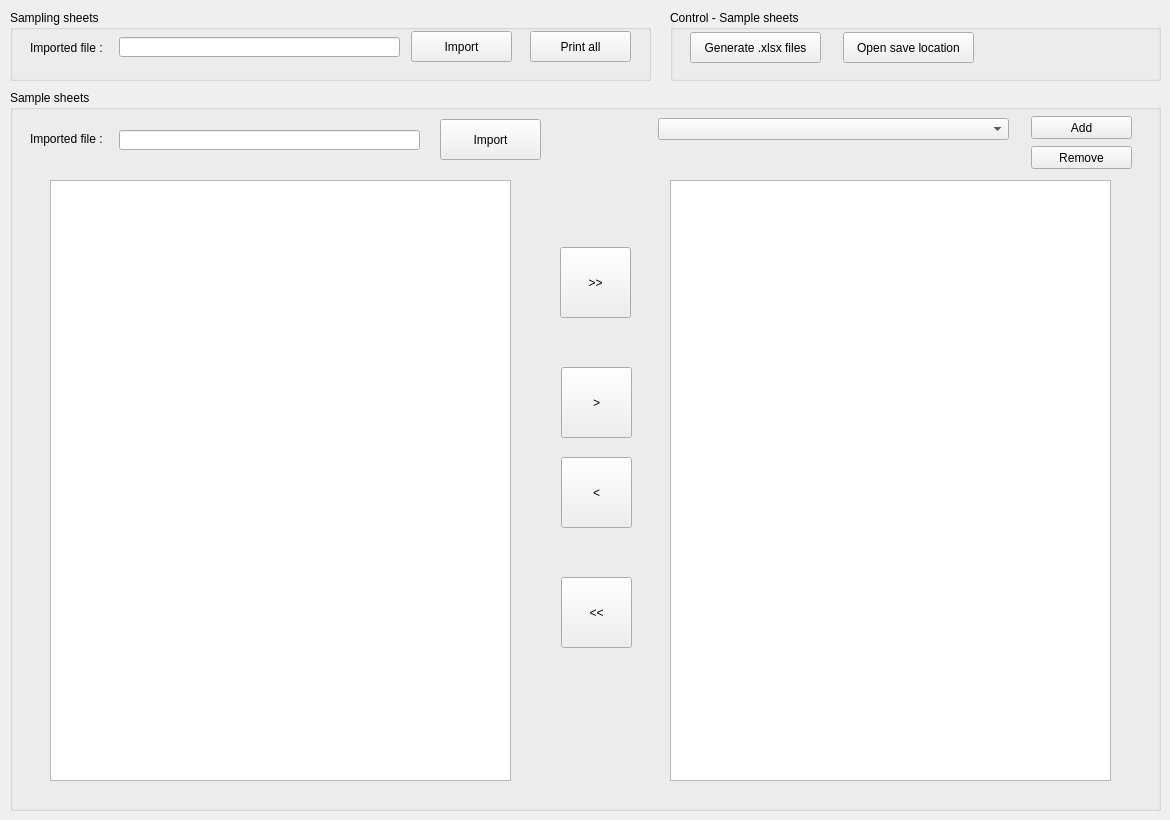
    <widget class="QWidget" name="sheets">
     <attribute name="title">
      <string>Sheets</string>
     </attribute>
     <widget class="QGroupBox" name="groupBox_5">
      <property name="geometry">
       <rect>
        <x>10</x>
        <y>10</y>
        <width>641</width>
        <height>71</height>
       </rect>
      </property>
      <property name="title">
       <string>Sampling sheets</string>
      </property>
      <widget class="QLineEdit" name="line_import_raw_sampling">
       <property name="geometry">
        <rect>
         <x>109</x>
         <y>27</y>
         <width>281</width>
         <height>20</height>
        </rect>
       </property>
       <property name="readOnly">
        <bool>true</bool>
       </property>
      </widget>
      <widget class="QLabel" name="Import">
       <property name="geometry">
        <rect>
         <x>20</x>
         <y>30</y>
         <width>91</width>
         <height>16</height>
        </rect>
       </property>
       <property name="text">
        <string>Imported file : </string>
       </property>
      </widget>
      <widget class="QPushButton" name="btn_import_raw_sampling">
       <property name="geometry">
        <rect>
         <x>401</x>
         <y>21</y>
         <width>101</width>
         <height>31</height>
        </rect>
       </property>
       <property name="text">
        <string>Import</string>
       </property>
      </widget>
      <widget class="QPushButton" name="btn_print_samplingsheets">
       <property name="geometry">
        <rect>
         <x>520</x>
         <y>21</y>
         <width>101</width>
         <height>31</height>
        </rect>
       </property>
       <property name="text">
        <string>Print all</string>
       </property>
      </widget>
     </widget>
     <widget class="QGroupBox" name="groupBox_7">
      <property name="geometry">
       <rect>
        <x>670</x>
        <y>10</y>
        <width>491</width>
        <height>71</height>
       </rect>
      </property>
      <property name="title">
       <string>Control - Sample sheets</string>
      </property>
      <widget class="QPushButton" name="btn_generate_samplesheets">
       <property name="geometry">
        <rect>
         <x>20</x>
         <y>22</y>
         <width>131</width>
         <height>31</height>
        </rect>
       </property>
       <property name="text">
        <string>Generate .xlsx files</string>
       </property>
      </widget>
      <widget class="QPushButton" name="btn_open_sheets">
       <property name="geometry">
        <rect>
         <x>173</x>
         <y>22</y>
         <width>131</width>
         <height>31</height>
        </rect>
       </property>
       <property name="text">
        <string>Open save location</string>
       </property>
      </widget>
     </widget>
     <widget class="QGroupBox" name="groupBox_6">
      <property name="geometry">
       <rect>
        <x>10</x>
        <y>90</y>
        <width>1151</width>
        <height>721</height>
       </rect>
      </property>
      <property name="title">
       <string>Sample sheets</string>
      </property>
      <widget class="QLabel" name="Import_3">
       <property name="geometry">
        <rect>
         <x>20</x>
         <y>41</y>
         <width>91</width>
         <height>16</height>
        </rect>
       </property>
       <property name="text">
        <string>Imported file : </string>
       </property>
      </widget>
      <widget class="QPushButton" name="btn_import_raw_sample">
       <property name="geometry">
        <rect>
         <x>430</x>
         <y>29</y>
         <width>101</width>
         <height>41</height>
        </rect>
       </property>
       <property name="text">
        <string>Import</string>
       </property>
      </widget>
      <widget class="QLineEdit" name="line_import_raw_sample">
       <property name="geometry">
        <rect>
         <x>109</x>
         <y>40</y>
         <width>301</width>
         <height>20</height>
        </rect>
       </property>
       <property name="readOnly">
        <bool>true</bool>
       </property>
      </widget>
      <widget class="QPushButton" name="btn_remove_category">
       <property name="geometry">
        <rect>
         <x>1021</x>
         <y>56</y>
         <width>101</width>
         <height>23</height>
        </rect>
       </property>
       <property name="text">
        <string>Remove</string>
       </property>
      </widget>
      <widget class="QPushButton" name="btn_add_category">
       <property name="geometry">
        <rect>
         <x>1021</x>
         <y>26</y>
         <width>101</width>
         <height>23</height>
        </rect>
       </property>
       <property name="text">
        <string>Add</string>
       </property>
      </widget>
      <widget class="QComboBox" name="combo_category">
       <property name="geometry">
        <rect>
         <x>648</x>
         <y>28</y>
         <width>351</width>
         <height>22</height>
        </rect>
       </property>
       <property name="currentText">
        <string/>
       </property>
       <property name="currentIndex">
        <number>-1</number>
       </property>
      </widget>
      <widget class="QPushButton" name="btn_move">
       <property name="geometry">
        <rect>
         <x>551</x>
         <y>277</y>
         <width>71</width>
         <height>71</height>
        </rect>
       </property>
       <property name="text">
        <string>&gt;</string>
       </property>
      </widget>
      <widget class="QPushButton" name="btn_remove">
       <property name="geometry">
        <rect>
         <x>551</x>
         <y>367</y>
         <width>71</width>
         <height>71</height>
        </rect>
       </property>
       <property name="text">
        <string>&lt;</string>
       </property>
      </widget>
      <widget class="QPushButton" name="btn_remove_all">
       <property name="geometry">
        <rect>
         <x>551</x>
         <y>487</y>
         <width>71</width>
         <height>71</height>
        </rect>
       </property>
       <property name="text">
        <string>&lt;&lt;</string>
       </property>
      </widget>
      <widget class="QPushButton" name="btn_move_all">
       <property name="geometry">
        <rect>
         <x>550</x>
         <y>157</y>
         <width>71</width>
         <height>71</height>
        </rect>
       </property>
       <property name="text">
        <string>&gt;&gt;</string>
       </property>
      </widget>
      <widget class="QListWidget" name="list_sample_all">
       <property name="geometry">
        <rect>
         <x>40</x>
         <y>90</y>
         <width>461</width>
         <height>601</height>
        </rect>
       </property>
       <property name="selectionMode">
        <enum>QAbstractItemView::ExtendedSelection</enum>
       </property>
      </widget>
      <widget class="QListWidget" name="list_sample_partial">
       <property name="geometry">
        <rect>
         <x>660</x>
         <y>90</y>
         <width>441</width>
         <height>601</height>
        </rect>
       </property>
       <property name="selectionMode">
        <enum>QAbstractItemView::MultiSelection</enum>
       </property>
      </widget>
     </widget>
    </widget>
